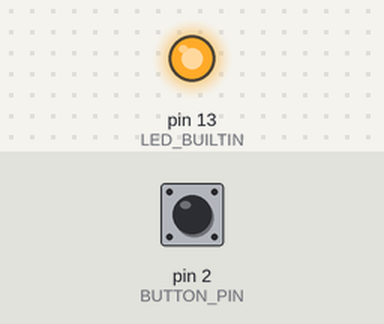
Recording of a sketch running on a simulated Arduino Uno, built with avr-gcc and run on an emulated ATmega328P. Parts: output pins drawn as LEDs (lit = HIGH). Dashed ring = blinking. The inputs (shaded band) are chosen by the test bench; at power-on: pin 2 (BUTTON_PIN) HIGH.

Above: at 1.2 s.
1.3 s: pin 2 (BUTTON_PIN) pulled LOW for 0.15 s
At 1.45 s:
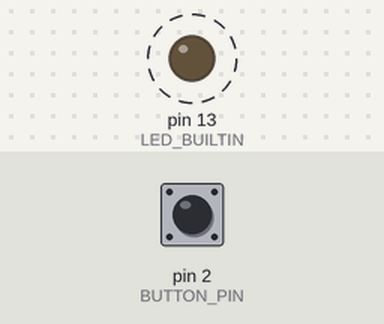
4.3 s: pin 2 (BUTTON_PIN) pulled LOW for 1 s
At 7.0 s:
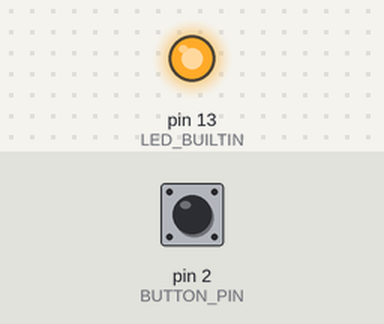
7.3 s: pin 2 (BUTTON_PIN) pulled LOW for 3.2 s
At 7.55 s:
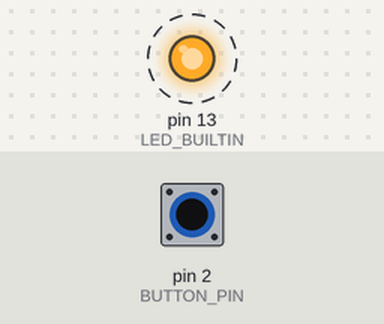
Timing chart, 0 to 12.8 s (numbered marks = the images above; inputs shaded):
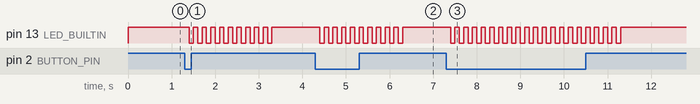

The sketch:

teensy-3dot2-blink.ino
```cpp
/* Experimental sketch that detects hit on the target.
 *
 * Polls pin 2 which must be connected to the ground via the target
 * switch. Upon impact, blinks 10 times.
 *
 * TODO: instead of polling the pin, connect an interrupt to it, which
 * would set a flag; the flag would be read by loop periodically at a
 * lower rate.
 */

#define BUTTON_PIN 2

void setup() {
  pinMode(LED_BUILTIN, OUTPUT);
  pinMode(BUTTON_PIN, INPUT_PULLUP);
}

void loop() {
  int buttonState = digitalRead(BUTTON_PIN);
  if (buttonState == HIGH) {
    // turn LED on:
    digitalWrite(LED_BUILTIN, HIGH);
  } else {
    // blink and stay off:
    blink();
  }
  return;
}

void blink() {
  for (int i=0; i<10; ++i) {
    digitalWrite(LED_BUILTIN, HIGH);
    delay(100);
    digitalWrite(LED_BUILTIN, LOW);
    delay(100);
  }
}
```

Measured:
- after the input at 1.3 s, pin 13 (LED_BUILTIN): alternates HIGH for 0.10 s and LOW for 0.10 s, 20 changes in all, then stays HIGH, starting after 0.10 s
- after the input at 4.3 s, pin 13 (LED_BUILTIN): alternates HIGH for 0.10 s and LOW for 0.10 s, 20 changes in all, then stays HIGH, starting after 0.10 s
- after the input at 7.3 s, pin 13 (LED_BUILTIN): alternates HIGH for 0.10 s and LOW for 0.10 s, 40 changes in all, then stays HIGH, starting after 0.10 s
